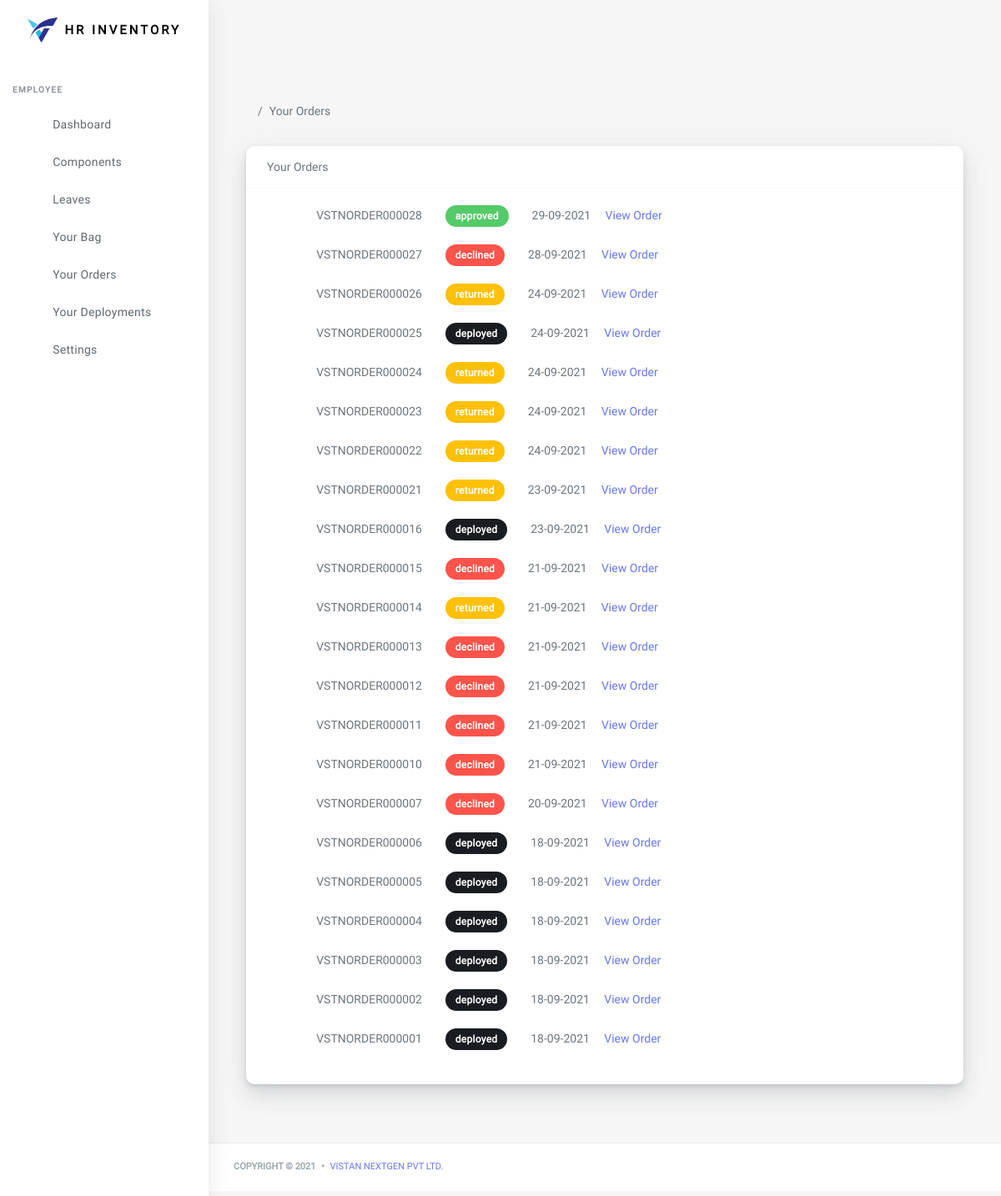
/order/orders/ (signed in), run on an earlier commit of the app's database.
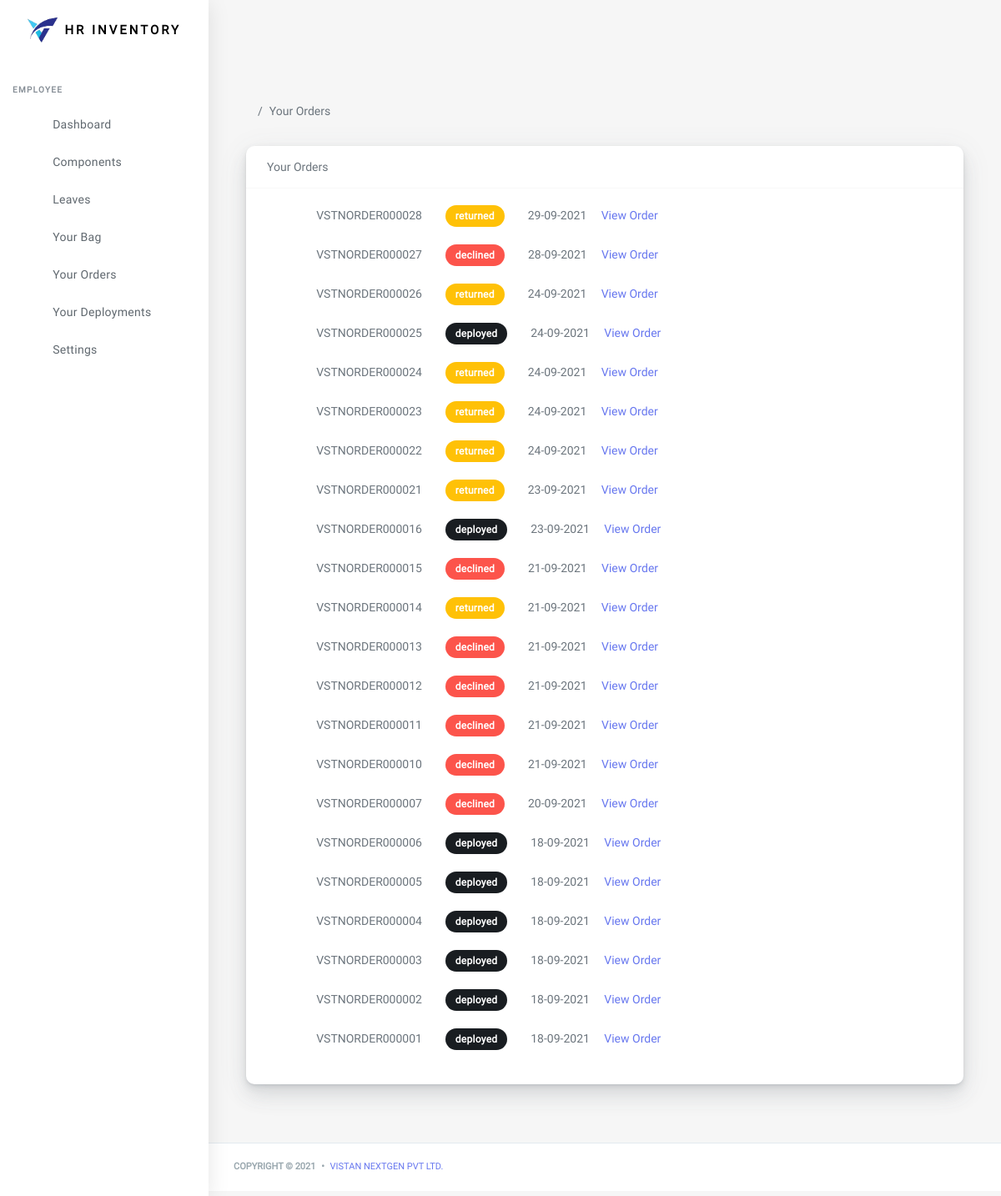
And on a later commit of the database.
### order/models.py (models this page shows)
class Order(models.Model):
    def auto_order_id():
        no = Order.objects.count()
        str1 = 'VSTNORDER'
        list2 = ['0','0','0','0','0', '0']
        item = no+1
        str_item = str(item)
        list_item = list(str_item)
        leng = len(list_item)
        con = 6-leng
        list2[con:] = list_item
        result = ''.join(map(str, list2))
        final = str1+result
        return final
    order_id = models.CharField(max_length = 25, unique = True, default=auto_order_id, editable = False)
    created_at = models.DateTimeField(auto_now_add = True)
    username = models.CharField(max_length =25, editable=False)
    email = models.CharField(max_length =100, editable=False)
    order_choices = (
        ('requested', 'requested'),
        ('approve', 'approve'),
        ('decline', 'decline'),
        ('deploy', 'deploy'),
        ('return', 'return'),
    )
    status = models.CharField(max_length = 50, choices = order_choices, default='requested')
    class Meta:
        verbose_name = 'Order'
        verbose_name_plural = 'Orders'
        ordering = ('-created_at',)
    def __str__(self):
        return str(self.order_id)

### order/views.py (the view)
# urls.py: path('orders/', views.user_orders, name = 'user-orders'),
@user_passes_test(is_employee)
def user_orders(request):
    orders = Order.objects.filter(username = request.user.username)
    print(orders)
    return render(request, 'order/orders.html', {'orders':orders})

### order/views.py (called while the page is built)
def is_employee(user):
    return user.groups.filter(name='employee').exists()

### order/templates/order/orders.html (shortened to what this page needs)
{% extends 'base.html' %}
{% load static %}
{% block content %}
      <div class="main-content">
        <section class="section">
          <ul class="breadcrumb breadcrumb-style ">
            <li class="breadcrumb-item">
              <a href="index-2.html">
                </a>
            </li>
            <li class="breadcrumb-item active">Your Orders</li>
          </ul>
          {% if orders %}
          <div class="container">
            <div class="card">
              <div class="card-header">Your Orders</div>
              <div class="row">
                <div class="col-1">
                </div>
                <div class="col-9 card-body">
                  {% for i in orders%}
                    {{i.order_id}} &nbsp;&nbsp;&nbsp;&nbsp;&nbsp;&nbsp;
                    {% ifequal i.status 'approve' %}<div class="badge badge-success">{{i.status}}d</div> {% endifequal %}
                    {% ifequal i.status 'decline' %}<div class="badge badge-danger">{{i.status}}d</div> {% endifequal %}
                    {% ifequal i.status 'return' %}<div class="badge badge-warning">{{i.status}}ed</div> {% endifequal %}
                    {% ifequal i.status 'deploy' %}<div class="badge badge-dark">{{i.status}}ed</div> {% endifequal %}
                    &nbsp;&nbsp;&nbsp;&nbsp;&nbsp;&nbsp; {{i.created_at|date:"d-m-Y"}}
                    &nbsp;&nbsp;&nbsp;&nbsp;<a class="text-center" href="{% url 'order:order-detail' i.id %}">View Order</a> <br><br>
                  {% endfor %}
                </div>
                <div class="col-2"></div>
              </div>
             </div>
          </div>
          {% endif %}
        </section>
    </div>
{% endblock %}

What changed in the data, as far as the page shows it:
changed Order "VSTNORDER000028": status "approve" → "return"; text "d" → "ed"
